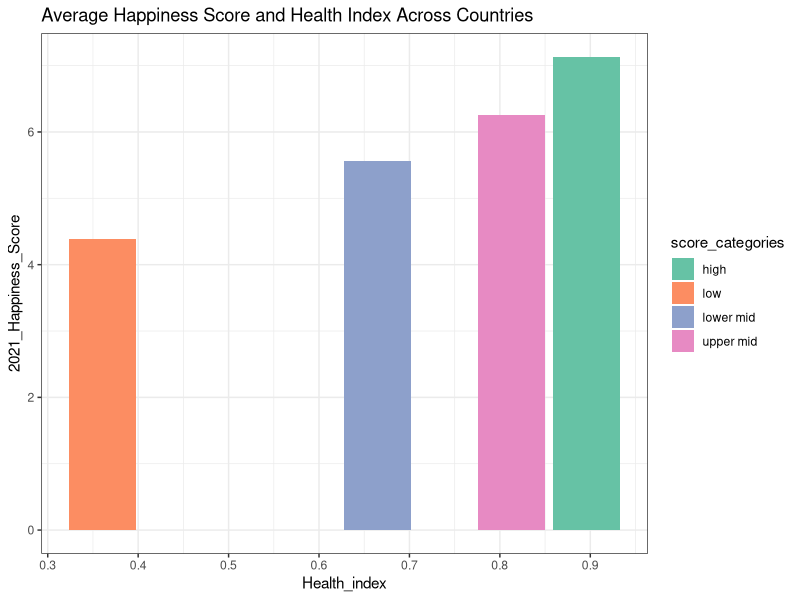
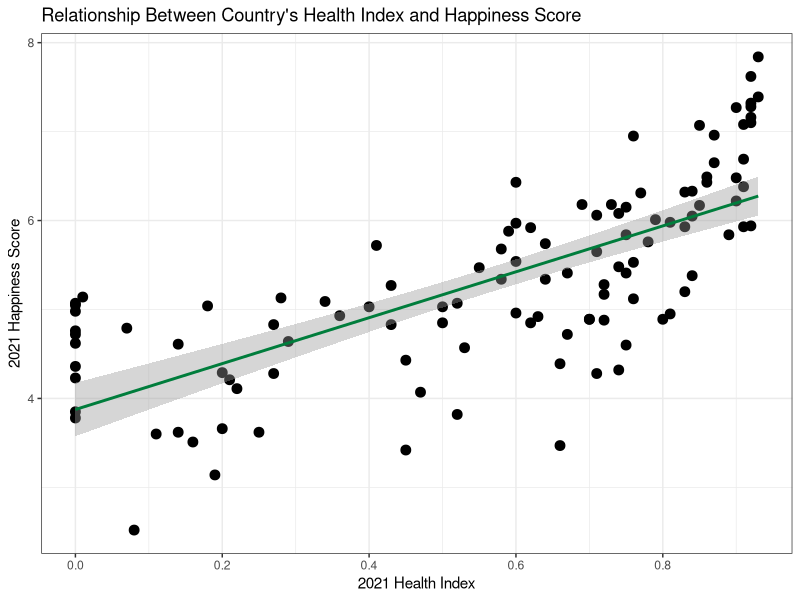
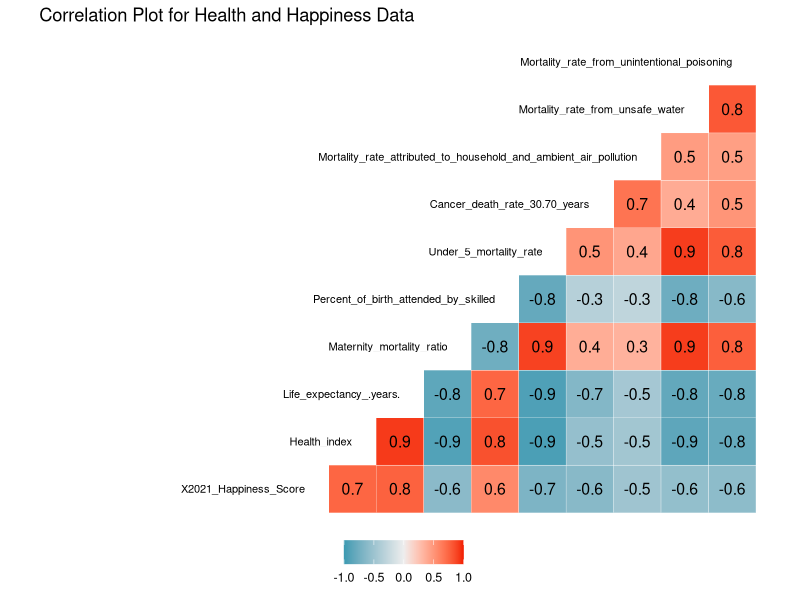

Generate these figures, in order, with R:
## ---- chunk 1
knitr::opts_chunk$set(echo = TRUE, eval = TRUE, fig.align = "center", warning = F, message = F, R.options=list(max.print=100,dplyr.print_max=100))
## ---- chunk 2
# To run, install tidyverse package
# install.packages("tidyverse")
library(tidyverse)
# To run, install kableExtra package
# install.packages("kableExtra")
library(kableExtra)
## ---- chunk 3
# Read in excel files with data.
#world_happiness <- readxl::read_xlsx('/Users/divya/csv.data.xlsx')
#world_health <- readxl::read_xlsx('/Users/divya/Health Index.xlsx')
world_happiness <- read.csv('Happiness_Data.csv')
world_health <- read_csv('Health Index.csv')

# Save as datasets.
world_health <- as.data.frame(world_health)
world_happiness <- as.data.frame(world_happiness)

# View datasets.
world_health
world_happiness
## ---- chunk 4
# Find the names of countries that don't match. 
testing_set <- anti_join(world_health, world_happiness, by = c("COUNTRY" = "Country"))
# Arrange in alphabetical order.
testing_set %>%
  arrange(COUNTRY)

# View just the countries in world_health dataset in alphabetical order.
world_health %>%
  select(COUNTRY) %>%
  arrange(COUNTRY)
# View just the countries in world_happiness dataset in alphabetical order.
world_happiness %>%
  select(Country) %>%
  arrange(Country)

# Rename countries in world_health so they match with the world_happiness dataset.
world_health <- world_health %>%
  mutate(COUNTRY = recode(COUNTRY, "United States of America" = "United States", "Viet Nam" = "Vietnam"))
## ---- chunk 5
# Rename variables in world_happiness.
new_world_happiness <- world_happiness %>%
  select(-c("Happiness.2020", "X2022.Population")) %>% 
  rename("2021_Happiness_Score" = "Happiness.2021")

# Rename variables in world_health.
new_world_health <- world_health %>%
  rename("Rank" = "RANK", "Country" = "COUNTRY", "Health_index" = "INDEX", "Life expectancy (years)" = "Healthy life expectancy at birth (years)", "Maternity mortality ratio" = "Maternal mortality ratio (per 100 000 live births)", "Percent of birth attended by skilled" = "Proportion of births attended by skilled health personnel (%)", "Under 5 mortality rate" = "Under-five mortality rate (per 1000 live births)", "Cancer death rate 30-70 years" = "Probability of dying from any of CVD, cancer, diabetes, CRD between age 30 and ext age 70k (%)", "Mortality rate attributed to household and ambient air pollution" = "Mortality rate attributed to household and ambient air pollution (per 100 000 population)", "Mortality rate from unsafe water" = "Mortality rate attributed to exposure to unsafe WASH services (per 100 000 population)", "Mortality rate from unintentional poisoning" = "Mortality rate attributed to unintentional poisoning (per 100 000 population)")

# Run new datasets.
new_world_health
new_world_happiness
  
## ---- chunk 6
# Join new datasets together. Drop ranks.
health_and_happiness <- inner_join(new_world_happiness, new_world_health, by = "Country") %>%
  ungroup() %>%
  select(-c(Rank.x, Rank.y)) %>%
  mutate_at(vars(`2021_Happiness_Score`: `Mortality rate from unintentional poisoning`), as.numeric) %>%
  mutate_if(is.numeric, round, digits = 2)

health_and_happiness

# Create new dataset by tidying joined dataset.
summarized_table <- health_and_happiness %>%
  # Columns in summarized_table to put as rows.
  pivot_longer(cols = c('2021_Happiness_Score':'Mortality rate from unintentional poisoning'), 
               names_to = "Categories",           # Save all names as variable Categories.
               values_to = "Values")           # Save cell values as variable Values. 

summarized_table

## ---- chunk 7
# Find correlation coefficient for health index and happiness score.
health_happiness_cor <- cor(health_and_happiness[2], health_and_happiness[3], use = "complete.obs") %>%
  kbl() %>%
  kable_styling(fixed_thead = T)          # Use kbl to style table.

health_happiness_cor
## ---- chunk 8
# Group countries together based on their percentiles.
grouped_countries <- health_and_happiness %>%
  select(Country, `2021_Happiness_Score`, Health_index) %>%
  # Create new percentile variable. 
  mutate(percentiles= ntile(`2021_Happiness_Score`, 100)) %>%
  # Create 4 categories of countries based on their happiness levels. 
  mutate(score_categories = case_when(percentiles> 75 ~ "high", 50 < percentiles & percentiles<= 75 ~ "upper mid", 25 < percentiles & percentiles<= 50 ~ "lower mid", percentiles<= 25 & percentiles> 0 ~ "low")) %>%
  arrange(desc(percentiles))
 
# View dataset.
grouped_countries
# View only the United States.
grouped_countries %>%
  filter(Country == "United States")
## ---- chunk 9
# Calculate average happiness scores and health indexes per category.
country_category_means <- grouped_countries %>%
  # Group by categories.
  group_by(score_categories) %>%
  # Find mean happiness scores and health indexes.
  summarise_if(is.numeric, mean, na.rm = T) %>%
  # Arrange from greatest to least. 
  arrange(desc(`2021_Happiness_Score`)) %>%
  # Drop percentiles variable.
  select(-c(percentiles))

country_category_means
## ---- chunk 10
# Save total number of countries.
total_num <- grouped_countries %>%
  # Tally all rows.
  tally()

# Find percentage of countries in each category.
grouped_countries %>%
  # Group by categories
  group_by(score_categories) %>%
  # Count number of countries in each category. Calculate count percentages using total number of countries.
  summarise(counts = n(), percentages = n()/total_num[,1]) %>%
  # Arrange categories. 
  arrange(c('high', 'upper mid', 'lower mid', 'low'))
## ---- chunk 11
# Create bar graph of 4 categories.
ggplot(country_category_means, aes(x = Health_index, y = `2021_Happiness_Score`,
                              fill = score_categories)) + 
  # Superimpose function on existing plot.
  geom_bar(stat = "identity") +
  # Change color scale.
  scale_fill_brewer(palette = "Set2") +
  # Add title. 
  labs(title = "Average Happiness Score and Health Index Across Countries") + 
  # Change theme.
  theme_bw() + 
  # Change x-axis scale.
  scale_x_continuous(breaks = seq(from = 0, to = 1, by = 0.1))
## ---- chunk 12
# Graph showing relationship between countries' happiness scores and health indexes.
health_and_happiness %>%
  # Omit missing values.
  na.omit() %>%
  ggplot(aes(x = Health_index, y = `2021_Happiness_Score`)) + 
  # Change size of points.
  geom_point(size = 3) + 
  # Add regression line and change color.
  geom_smooth(formula = y ~ x, method = lm, color = "#007d3c") +
  # Add title and label axes.
   labs(title = "Relationship Between Country's Health Index and Happiness Score", 
       x = "2021 Health Index", y = "2021 Happiness Score") + 
  # Change theme.
  theme_bw() + 
  # Change x-axis scale.
  scale_x_continuous(breaks = seq(from = 0, to = 1, by = 0.2))
## ---- chunk 13
# install.packages("GGally")
# Call GGally package
library("GGally")

# Create correlation plot for all variables except country. Adjust size and position of labels, as well as layout. Add title and move legend to bottom.
ggcorr(health_and_happiness[,2:11], label = TRUE, hjust = 1, size = 2.8, layout.exp = 5) + ggplot2::labs(title = "Correlation Plot for Health and Happiness Data") + theme(legend.position = "bottom")
## ---- chunk 14
